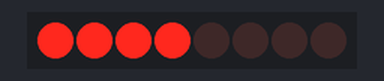
Bench run of a sketch on a simulated Arduino Uno, built with avr-gcc and run on an emulated ATmega328P. Parts: 8 shift-register outputs drawn as a row of LEDs (first output left, lit = HIGH). Wiring (inferred from the names in the program): shift register (74HC595): data pin 12; shift clock pin 9; latch pin 11. Wiring (inferred from the signals the program sends): row of LEDs: on Q0, Q1, Q2, Q3, Q4, Q5, Q6, Q7.

Above: at 0.3 s.
At 2.6 s:
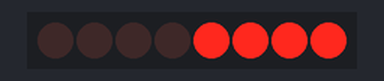
Timing chart, 0 to 3.5 s (numbered marks = the images above):
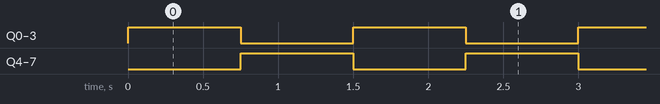

Measured:
- by itself, Q0–7: alternates HIGH for 0.75 s and LOW for 0.75 s

The sketch:

46-Bit-Flipper.ino
```cpp
/**
 * Homework 46 - Flip all the bits

Develop a program that takes a predetermined byte "myByte" and flips each bit.
On <-> off

myByte - a byte

Examples:
  11011001 -> 00100110
  00001111 -> 11110000
 */

int latchPin=11;
int clockPin=9;
int dataPin=12;
int dt=750;

byte myByte=0xF0;
byte flipByte= 0xFF;

void setup() {
  Serial.begin(9600);
  pinMode(latchPin,OUTPUT);
  pinMode(dataPin,OUTPUT);
  pinMode(clockPin,OUTPUT);
}

void loop() {
  digitalWrite(latchPin,LOW);
  shiftOut(dataPin,clockPin, LSBFIRST, myByte);
  digitalWrite(latchPin,HIGH);
  delay(dt);

  myByte = flipByte - myByte;


}
```
